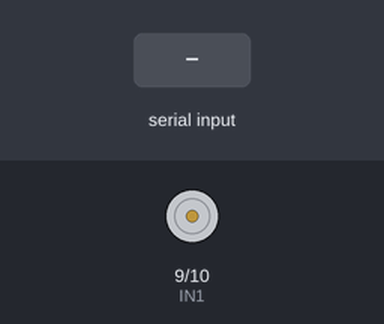
This sketch was run on a simulated Arduino Uno, built with avr-gcc and run on an emulated ATmega328P. Parts: motor-driver pin pairs drawn as motors (green arrow = first pin HIGH = forward, orange = second pin HIGH = backward, longer = more drive, scaled by the enable pin). Inputs (shaded band) come from the test bench.

Above: at 1.2 s.
1.3 s: "I" received over Serial
At 1.7 s:
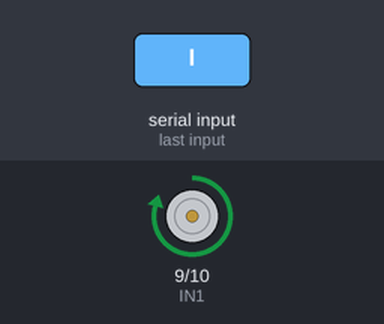
3.8 s: "D" received over Serial
At 4.6 s:
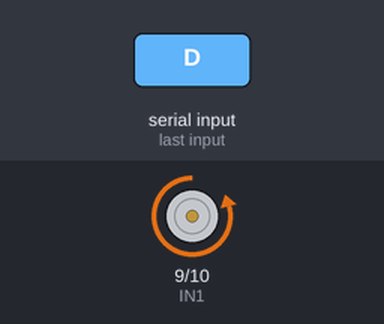
Timing chart, 0 to 6.8 s (numbered marks = the images above; inputs shaded):
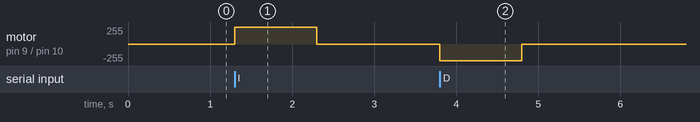

Measured:
- after the input at 1.3 s, motor on pin 9 (IN1) / pin 10 (IN2): stopped → forward 250/255 at once, → stopped 1.0 s later
- after the input at 3.8 s, motor on pin 9 (IN1) / pin 10 (IN2): stopped → backward 250/255 at once, → stopped 1.0 s later

The sketch:

CodigoArduino.ino
```cpp
// Definición de pines
const int IN1 = 9;
const int IN2 = 10;
const int ENA = 11;
//Entrada para mover el motor dede java
char  mensaje;

void setup() {
  // Configuración de pines como salida
  pinMode(IN1, OUTPUT);
  pinMode(IN2, OUTPUT);
  pinMode(ENA, OUTPUT);
  Serial.begin(9600);
}

void loop() {
  //Condicionales de movimiento
  if(Serial.available()>0){
    //verificamos que recibe el mensaje
    mensaje = Serial.read();

    if(mensaje == 'I'){
      // Establecer dirección del motor
      digitalWrite(IN1, HIGH);
      digitalWrite(IN2, LOW);

      // Control de velocidad del motor utilizando la modulación por ancho de pulso (PWM)
      analogWrite(ENA, 250);  // Velocidad de 0 a 255

      // Esperar 1 segundo
      delay(1000);

      // Detener el motor
      digitalWrite(IN1, LOW);
      digitalWrite(IN2, LOW);
      analogWrite(ENA, 0);

      // Terminar el programa
      //while (true) {
      //}
    }else{
      if(mensaje == 'D'){
        // Establecer dirección del motor
        digitalWrite(IN1, LOW);
        digitalWrite(IN2, HIGH);

        // Control de velocidad del motor utilizando la modulación por ancho de pulso (PWM)
        analogWrite(ENA, 250);  // Velocidad de 0 a 255

        // Esperar 1 segundo
        delay(1000);

        // Detener el motor
        digitalWrite(IN1, LOW);
        digitalWrite(IN2, LOW);
        analogWrite(ENA, 0);

        // Terminar el programa
        //while (true) {
        //}
      }

    }
  }

}
```
